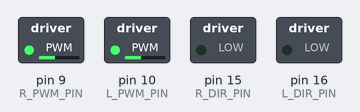
The sketch below on a simulated Arduino Mega 2560, built with avr-gcc and run on an emulated ATmega2560. Shown: switched loads named in the sketch (green lamp = pin HIGH). What the sketch prints to the serial monitor is not drawn.

Above: at 0.1 s.
At 10.1 s:
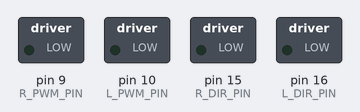
Timing chart, 0 to 11.6 s (numbered marks = the images above):
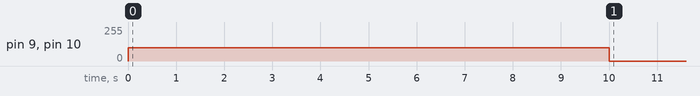

The sketch:

measure_speed.ino
```cpp
// Note that there is no #define for E0_B:.
// it's a non-standard pin, check out setupEncoder0().
#define E1_A_PIN  7
#define E1_B_PIN  23
#define E0_A_PIN  26

#define L_PWM_PIN 10
#define L_DIR_PIN 16
#define R_PWM_PIN  9
#define R_DIR_PIN 15

#define DIR_FWD LOW
#define DIR_BKD HIGH

// Volatile Global variables used by Encoder ISR.
volatile long count_right_e; // used by encoder to count the rotation
volatile bool oldE1_A;       // used by encoder to remember prior state of A
volatile bool oldE1_B;       // used by encoder to remember prior state of B

volatile long count_left_e; // used by encoder to count the rotation
volatile bool oldE0_A;      // used by encoder to remember prior state of A
volatile bool oldE0_B;      // used by encoder to remember prior state of B

float cm_count;

// Movement/Rotation
bool moving;
bool rotating;

float dist_to_travel;
float count_to_travel;
float count_to_rotate;
float angle_to_rotate;
float circumference;

byte init_speed;
byte move_speed;

// Speed measuring
long prev_encoder_count;
float ts;
float current_speed;
float elapsed_time;

unsigned long total_time;
long change_in_count;

// put your setup code here, to run once:
void setup() {

  setupMotors();

  // These two function set up the pin
  // change interrupts for the encoders.
  setupLeftEncoder();
  setupRightEncoder();

  prev_encoder_count = 0;
  ts = micros();
  current_speed = 0.0;

  total_time = millis();

  cm_count = 654.5/10;

  // Circumference of robot is distance to travel 360 degrees
  // Real circumference = 45.5cm
  circumference = 45;

  dist_to_travel = 10.0;
  angle_to_rotate = 90.0;

  count_to_travel = cm_count * dist_to_travel;
  count_to_rotate = (cm_count * circumference) * (angle_to_rotate/360);

  analogWrite( L_PWM_PIN, 100 );
  analogWrite( R_PWM_PIN, 100 );

  // Initialise the Serial communication
  // so that we can inspect the values of
  // our encoder using the Monitor.
  Serial.begin( 9600 );
  Serial.println(" ***Reset*** ");
}

// put your main code here, to run repeatedly:
void loop() {

  elapsed_time = micros() - ts;
  change_in_count = count_right_e - prev_encoder_count;

  Serial.print("Encoder count change: ");
  Serial.println(change_in_count);
  Serial.print("Elapsed time since last loop: ");
  Serial.println(elapsed_time);

  elapsed_time = elapsed_time / 1000;

  current_speed = (float)change_in_count/(float)elapsed_time;

  // Update timestamp and count
  ts = micros();
  prev_encoder_count = count_right_e;

  Serial.print("Speed: ");
  Serial.println(current_speed);


  unsigned long total_elapsed_time = millis() - total_time;
  if (total_elapsed_time > 10000) {
    updateSpeed(0);
  }

}

void reset() {
  updateSpeed(0);
  count_left_e = 0;
  count_right_e = 0;
}

void rotate() {
  digitalWrite( L_DIR_PIN, DIR_FWD  );
  digitalWrite( R_DIR_PIN, DIR_BKD  );
  updateSpeed(move_speed);

}

void move_forwards() {
  digitalWrite( L_DIR_PIN, DIR_FWD  );
  digitalWrite( R_DIR_PIN, DIR_FWD  );
  updateSpeed(move_speed);
}

bool rotation_complete() {
  if (abs(count_left_e) > count_to_rotate && abs(count_left_e) > count_to_rotate) {
    return true;
  }
  return false;
}

bool moving_complete() {
  if (abs(count_left_e) > count_to_travel && abs(count_right_e) > count_to_travel) {
    return true;
  }
  return false;
}

void updateSpeed(byte new_speed) {
  analogWrite( L_PWM_PIN, new_speed );
  analogWrite( R_PWM_PIN, new_speed );
}

// This ISR handles just Encoder 1
// ISR to read the Encoder1 Channel A and B pins
// and then look up based on  transition what kind of
// rotation must have occured.
ISR( INT6_vect ) {
  // First, Read in the new state of the encoder pins.
  // Standard pins, so standard read functions.
  boolean newE1_B = digitalRead( E1_B_PIN );
  boolean newE1_A = digitalRead( E1_A_PIN );

  // Some clever electronics combines the
  // signals and this XOR restores the
  // true value.
  newE1_A ^= newE1_B;

  // Create a bitwise representation of our states
  // We do this by shifting the boolean value up by
  // the appropriate number of bits, as per our table
  // header:
  //
  // State :  (bit3)  (bit2)  (bit1)  (bit0)
  // State :  New A,  New B,  Old A,  Old B.
  byte state = 0;
  state = state | ( newE1_A  << 3 );
  state = state | ( newE1_B  << 2 );
  state = state | ( oldE1_A  << 1 );
  state = state | ( oldE1_B  << 0 );


  // This is an inefficient way of determining
  // the direction.  However it illustrates well
  // against the lecture slides.
  switch ( state ) {
    case 0:                   break; // No movement.
    case 1:  count_right_e--; break;  // clockwise?
    case 2:  count_right_e++; break;  // anti-clockwise?
    case 3:                   break;  // Invalid
    case 4:  count_right_e++; break;  // anti-clockwise?
    case 5:                   break;  // No movement.
    case 6:                   break;  // Invalid
    case 7:  count_right_e--; break;  // clockwise?
    case 8:  count_right_e--; break;  // clockwise?
    case 9:                   break;  // Invalid
    case 10:                  break;  // No movement.
    case 11: count_right_e++; break;  // anti-clockwise?
    case 12:                  break;  // Invalid
    case 13: count_right_e++; break;  // anti-clockwise?
    case 14: count_right_e--; break;  // clockwise?
    case 15:                  break;  // No movement.
  }

  // Save current state as old state for next call.
  oldE1_A = newE1_A;
  oldE1_B = newE1_B;

}


// This ISR handles just Encoder 0
// ISR to read the Encoder0 Channel A and B pins
// and then look up based on  transition what kind of
// rotation must have occured.
ISR( PCINT0_vect ) {

  // First, Read in the new state of the encoder pins.

  // Mask for a specific pin from the port.
  // Non-standard pin, so we access the register
  // directly.
  // Reading just PINE would give us a number
  // composed of all 8 bits.  We want only bit 2.
  // B00000100 masks out all but bit 2
  boolean newE0_B = PINE & (1<<PINE2);
  //boolean newE0_B = PINE & B00000100;  // Does same as above.

  // Standard read fro the other pin.
  boolean newE0_A = digitalRead( E0_A_PIN ); // 26 the same as A8

  // Some clever electronics combines the
  // signals and this XOR restores the
  // true value.
  newE0_A ^= newE0_B;


  // Create a bitwise representation of our states
  // We do this by shifting the boolean value up by
  // the appropriate number of bits, as per our table
  // header:
  //
  // State :  (bit3)  (bit2)  (bit1)  (bit0)
  // State :  New A,  New B,  Old A,  Old B.
  byte state = 0;
  state = state | ( newE0_A  << 3 );
  state = state | ( newE0_B  << 2 );
  state = state | ( oldE0_A  << 1 );
  state = state | ( oldE0_B  << 0 );

  // This is an inefficient way of determining
  // the direction.  However it illustrates well
  // against the lecture slides.
  switch ( state ) {
    case 0:                  break; // No movement.
    case 1:  count_left_e--; break;  // clockwise?
    case 2:  count_left_e++; break;  // anti-clockwise?
    case 3:                  break;  // Invalid
    case 4:  count_left_e++; break;  // anti-clockwise?
    case 5:                  break;  // No movement.
    case 6:                  break;  // Invalid
    case 7:  count_left_e--; break;  // clockwise?
    case 8:  count_left_e--; break;  // clockwise?
    case 9:                  break;  // Invalid
    case 10:                 break;  // No movement.
    case 11: count_left_e++; break;  // anti-clockwise?
    case 12:                 break;  // Invalid
    case 13: count_left_e++; break;  // anti-clockwise?
    case 14: count_left_e--; break;  // clockwise?
    case 15:                 break;  // No movement.
  }

  // Save current state as old state for next call.
  oldE0_A = newE0_A;
  oldE0_B = newE0_B;
}


/*
   This setup routine enables interrupts for
   encoder1.  The interrupt is automatically
   triggered when one of the encoder pin changes.
   This is really convenient!  It means we don't
   have to check the encoder manually.
*/
void setupRightEncoder() {

  // Initialise our count value to 0.
  count_right_e = 0;

  // Initialise the prior A & B signals
  // to zero, we don't know what they were.
  oldE1_A = 0;
  oldE1_B = 0;

  // Setup pins for encoder 1
  pinMode( E1_A_PIN, INPUT );
  pinMode( E1_B_PIN, INPUT );

  // Now to set up PE6 as an external interupt (INT6), which means it can
  // have its own dedicated ISR vector INT6_vector

  // Page 90, 11.1.3 External Interrupt Mask Register – EIMSK
  // Disable external interrupts for INT6 first
  // Set INT6 bit low, preserve other bits
  EIMSK = EIMSK & ~(1<<INT6);
  //EIMSK = EIMSK & B1011111; // Same as above.

  // Page 89, 11.1.2 External Interrupt Control Register B – EICRB
  // Used to set up INT6 interrupt
  EICRB |= ( 1 << ISC60 );  // using header file names, push 1 to bit ISC60
  //EICRB |= B00010000; // does same as above

  // Page 90, 11.1.4 External Interrupt Flag Register – EIFR
  // Setting a 1 in bit 6 (INTF6) clears the interrupt flag.
  EIFR |= ( 1 << INTF6 );
  //EIFR |= B01000000;  // same as above

  // Now that we have set INT6 interrupt up, we can enable
  // the interrupt to happen
  // Page 90, 11.1.3 External Interrupt Mask Register – EIMSK
  // Disable external interrupts for INT6 first
  // Set INT6 bit high, preserve other bits
  EIMSK |= ( 1 << INT6 );
  //EIMSK |= B01000000; // Same as above

}

void setupLeftEncoder() {

    // Initialise our count value to 0.
    count_left_e = 0;

    // Initialise the prior A & B signals
    // to zero, we don't know what they were.
    oldE0_A = 0;
    oldE0_B = 0;

    // Setting up E0_PIN_B:
    // The Romi board uses the pin PE2 (port E, pin 2) which is
    // very unconventional.  It doesn't have a standard
    // arduino alias (like d6, or a5, for example).
    // We set it up here with direct register access
    // Writing a 0 to a DDR sets as input
    // DDRE = Data Direction Register (Port)E
    // We want pin PE2, which means bit 2 (counting from 0)
    // PE Register bits [ 7  6  5  4  3  2  1  0 ]
    // Binary mask      [ 1  1  1  1  1  0  1  1 ]
    //
    // By performing an & here, the 0 sets low, all 1's preserve
    // any previous state.
    DDRE = DDRE & ~(1<<DDE6);
    //DDRE = DDRE & B11111011; // Same as above.

    // We need to enable the pull up resistor for the pin
    // To do this, once a pin is set to input (as above)
    // You write a 1 to the bit in the output register
    PORTE = PORTE | (1<< PORTE2 );
    //PORTE = PORTE | 0B00000100;

    // Encoder0 uses conventional pin 26
    pinMode( E0_A_PIN, INPUT );
    digitalWrite( E0_A_PIN, HIGH ); // Encoder 0 xor

    // Enable pin-change interrupt on A8 (PB4) for encoder0, and disable other
    // pin-change interrupts.
    // Note, this register will normally create an interrupt a change to any pins
    // on the port, but we use PCMSK0 to set it only for PCINT4 which is A8 (PB4)
    // When we set these registers, the compiler will now look for a routine called
    // ISR( PCINT0_vect ) when it detects a change on the pin.  PCINT0 seems like a
    // mismatch to PCINT4, however there is only the one vector servicing a change
    // to all PCINT0->7 pins.
    // See Manual 11.1.5 Pin Change Interrupt Control Register - PCICR

    // Page 91, 11.1.5, Pin Change Interrupt Control Register
    // Disable interrupt first
    PCICR = PCICR & ~( 1 << PCIE0 );
    // PCICR &= B11111110;  // Same as above

    // 11.1.7 Pin Change Mask Register 0 – PCMSK0
    PCMSK0 |= (1 << PCINT4);

    // Page 91, 11.1.6 Pin Change Interrupt Flag Register – PCIFR
    PCIFR |= (1 << PCIF0);  // Clear its interrupt flag by writing a 1.

    // Enable
    PCICR |= (1 << PCIE0);
}

void setupMotors() {
  pinMode( L_PWM_PIN, OUTPUT );
  pinMode( L_DIR_PIN, OUTPUT );
  pinMode( R_PWM_PIN, OUTPUT );
  pinMode( R_DIR_PIN, OUTPUT );

  // Set initial direction for l and r wheels
  digitalWrite( L_DIR_PIN, DIR_FWD  );
  digitalWrite( R_DIR_PIN, DIR_FWD );
}
```

Measured:
- by itself, pin 9 (R_PWM_PIN), pin 10 (L_PWM_PIN): 100/255 → 0/255 at 10.0 s
